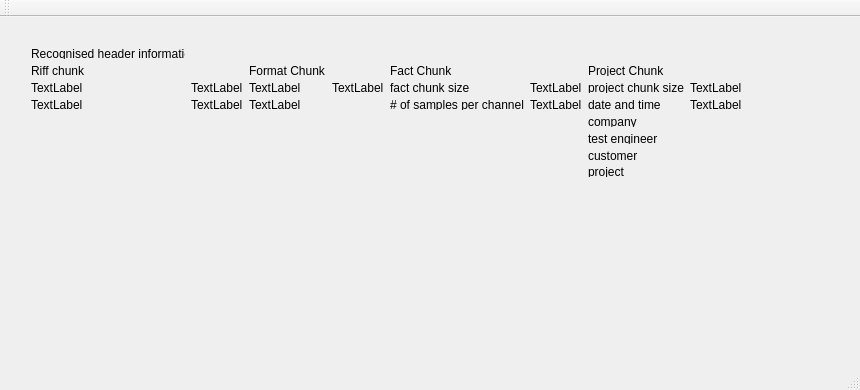
<?xml version="1.0" encoding="UTF-8"?>
<ui version="4.0">
 <class>MainWindow</class>
 <widget class="QMainWindow" name="MainWindow">
  <property name="geometry">
   <rect>
    <x>0</x>
    <y>0</y>
    <width>860</width>
    <height>390</height>
   </rect>
  </property>
  <property name="windowTitle">
   <string>MainWindow</string>
  </property>
  <widget class="QWidget" name="centralWidget">
   <widget class="QWidget" name="gridLayoutWidget">
    <property name="geometry">
     <rect>
      <x>20</x>
      <y>20</y>
      <width>733</width>
      <height>151</height>
     </rect>
    </property>
    <layout class="QGridLayout" name="gridLayout">
     <item row="0" column="0">
      <widget class="QLabel" name="label">
       <property name="text">
        <string>Recognised header information</string>
       </property>
      </widget>
     </item>
     <item row="1" column="0">
      <widget class="QLabel" name="label_2">
       <property name="text">
        <string>Riff chunk</string>
       </property>
      </widget>
     </item>
     <item row="2" column="0">
      <widget class="QLabel" name="label_3">
       <property name="text">
        <string>TextLabel</string>
       </property>
      </widget>
     </item>
     <item row="3" column="0">
      <widget class="QLabel" name="label_4">
       <property name="text">
        <string>TextLabel</string>
       </property>
      </widget>
     </item>
     <item row="2" column="1">
      <widget class="QLabel" name="label_5">
       <property name="text">
        <string>TextLabel</string>
       </property>
      </widget>
     </item>
     <item row="3" column="1">
      <widget class="QLabel" name="label_6">
       <property name="text">
        <string>TextLabel</string>
       </property>
      </widget>
     </item>
     <item row="3" column="2">
      <widget class="QLabel" name="label_7">
       <property name="text">
        <string>TextLabel</string>
       </property>
      </widget>
     </item>
     <item row="1" column="2">
      <widget class="QLabel" name="label_8">
       <property name="text">
        <string>Format Chunk</string>
       </property>
      </widget>
     </item>
     <item row="2" column="3">
      <widget class="QLabel" name="label_9">
       <property name="text">
        <string>TextLabel</string>
       </property>
      </widget>
     </item>
     <item row="2" column="2">
      <widget class="QLabel" name="label_10">
       <property name="text">
        <string>TextLabel</string>
       </property>
      </widget>
     </item>
     <item row="2" column="4">
      <widget class="QLabel" name="label_11">
       <property name="text">
        <string>fact chunk size</string>
       </property>
      </widget>
     </item>
     <item row="1" column="4">
      <widget class="QLabel" name="label_12">
       <property name="text">
        <string>Fact Chunk</string>
       </property>
      </widget>
     </item>
     <item row="3" column="4">
      <widget class="QLabel" name="label_13">
       <property name="text">
        <string># of samples per channel</string>
       </property>
      </widget>
     </item>
     <item row="2" column="5">
      <widget class="QLabel" name="label_14">
       <property name="text">
        <string>TextLabel</string>
       </property>
      </widget>
     </item>
     <item row="3" column="5">
      <widget class="QLabel" name="label_15">
       <property name="text">
        <string>TextLabel</string>
       </property>
      </widget>
     </item>
     <item row="3" column="6">
      <widget class="QLabel" name="label_16">
       <property name="text">
        <string>date and time</string>
       </property>
      </widget>
     </item>
     <item row="2" column="6">
      <widget class="QLabel" name="label_17">
       <property name="text">
        <string>project chunk size</string>
       </property>
      </widget>
     </item>
     <item row="1" column="6">
      <widget class="QLabel" name="label_18">
       <property name="text">
        <string>Project Chunk</string>
       </property>
      </widget>
     </item>
     <item row="3" column="7">
      <widget class="QLabel" name="label_19">
       <property name="text">
        <string>TextLabel</string>
       </property>
      </widget>
     </item>
     <item row="2" column="7">
      <widget class="QLabel" name="label_20">
       <property name="text">
        <string>TextLabel</string>
       </property>
      </widget>
     </item>
     <item row="4" column="6">
      <widget class="QLabel" name="label_21">
       <property name="text">
        <string>company</string>
       </property>
      </widget>
     </item>
     <item row="5" column="6">
      <widget class="QLabel" name="label_22">
       <property name="text">
        <string>test engineer</string>
       </property>
      </widget>
     </item>
     <item row="6" column="6">
      <widget class="QLabel" name="label_23">
       <property name="text">
        <string>customer</string>
       </property>
      </widget>
     </item>
     <item row="7" column="6">
      <widget class="QLabel" name="label_24">
       <property name="text">
        <string>project</string>
       </property>
      </widget>
     </item>
    </layout>
   </widget>
  </widget>
  <widget class="QMenuBar" name="menuBar">
   <property name="geometry">
    <rect>
     <x>0</x>
     <y>0</y>
     <width>860</width>
     <height>21</height>
    </rect>
   </property>
  </widget>
  <widget class="QToolBar" name="mainToolBar">
   <attribute name="toolBarArea">
    <enum>TopToolBarArea</enum>
   </attribute>
   <attribute name="toolBarBreak">
    <bool>false</bool>
   </attribute>
  </widget>
  <widget class="QStatusBar" name="statusBar"/>
 </widget>
 <layoutdefault spacing="6" margin="11"/>
 <resources/>
 <connections/>
</ui>
